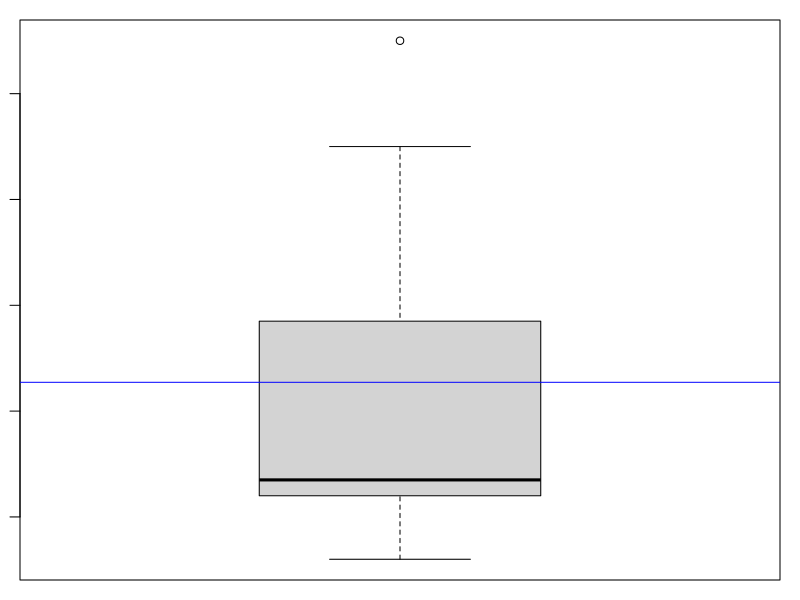
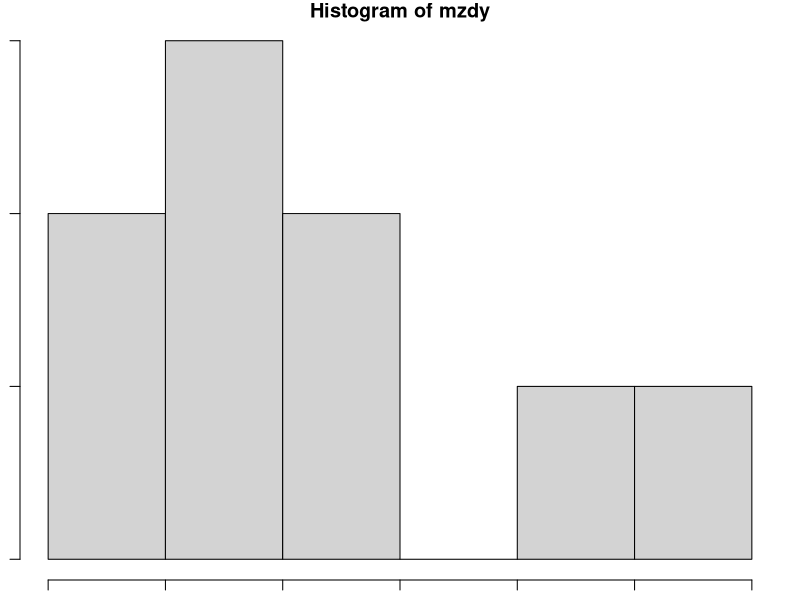
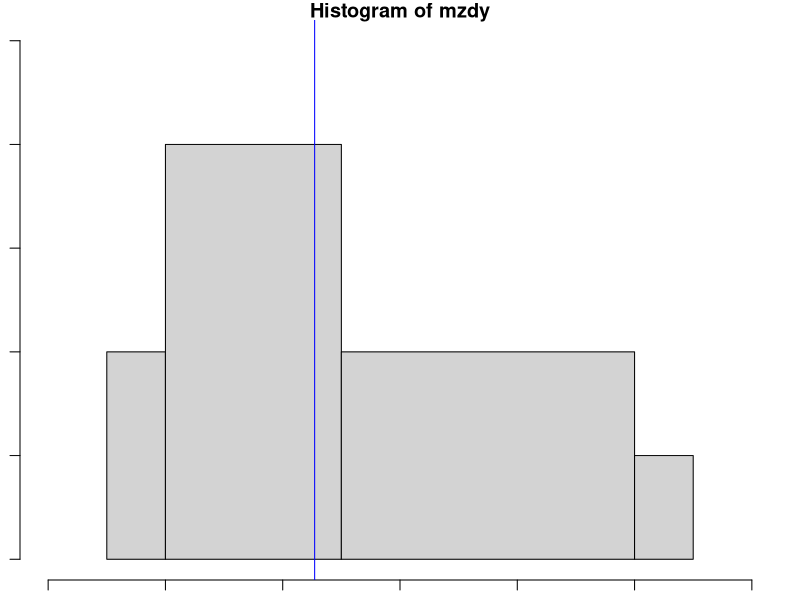
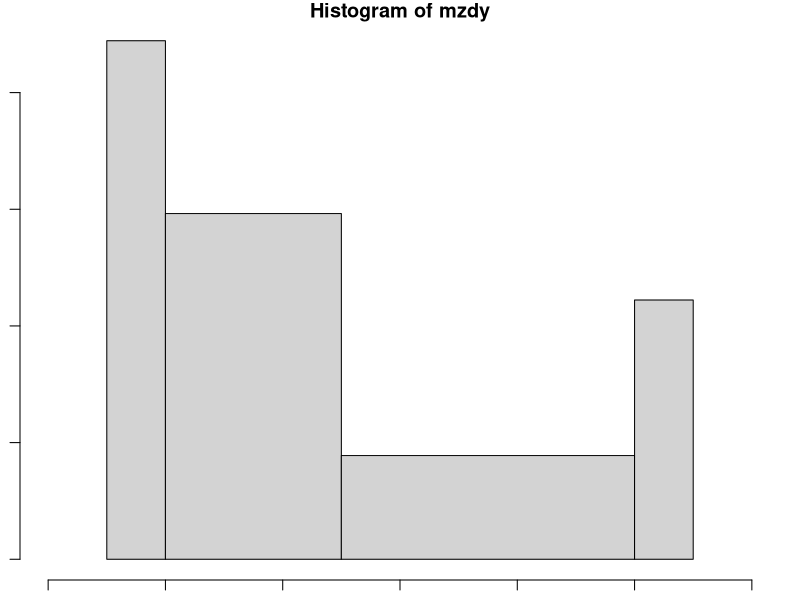
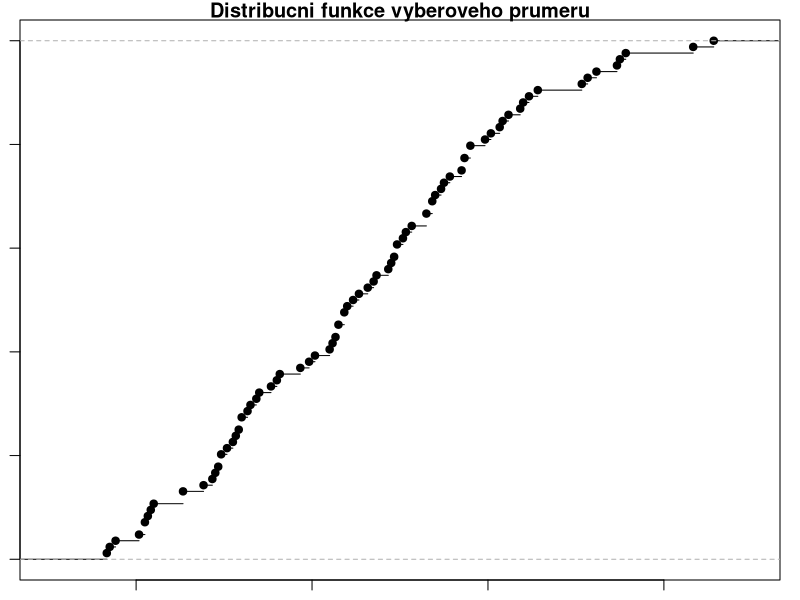
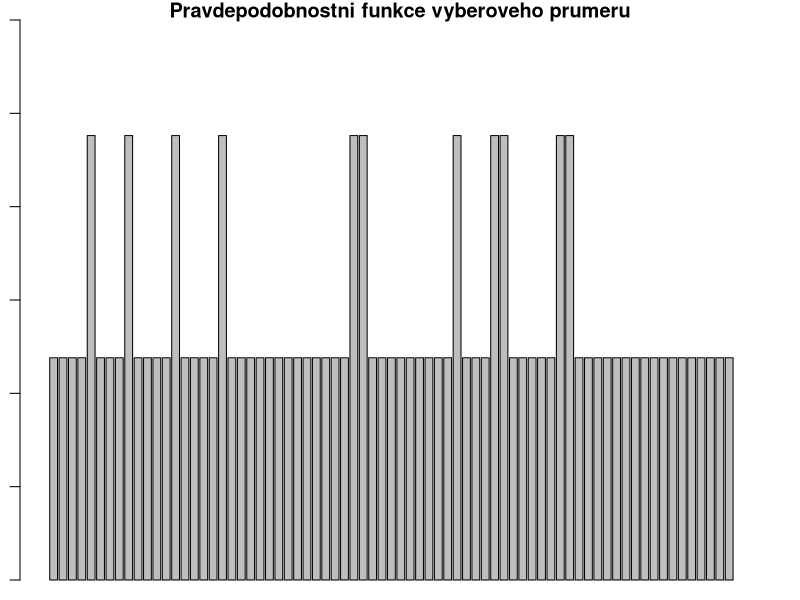
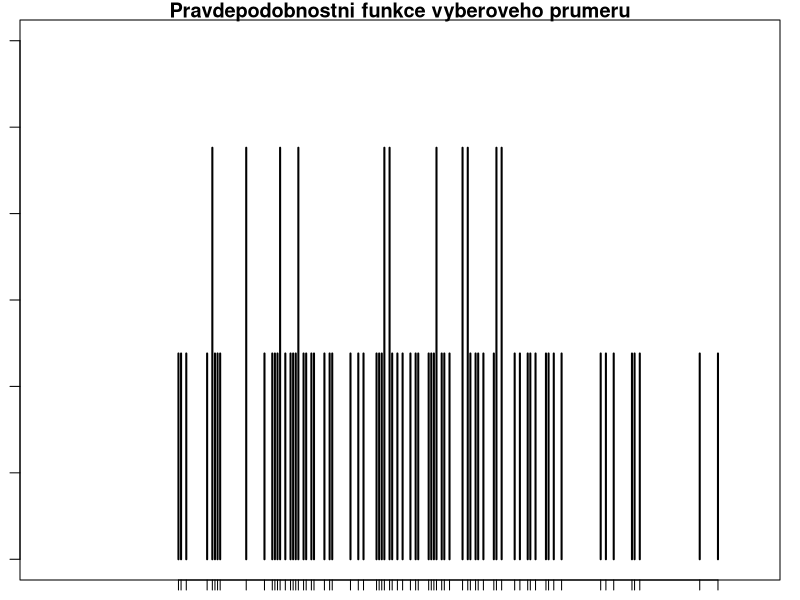
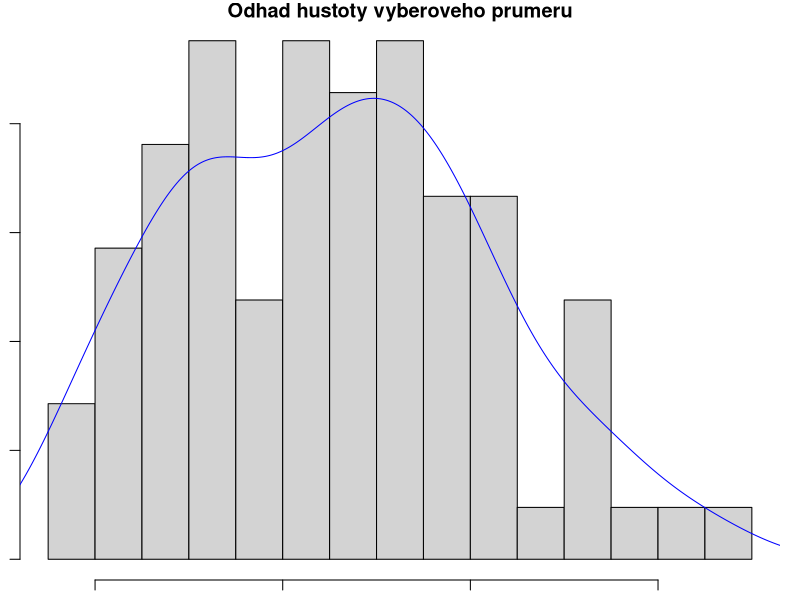

Here is the R script that generated these plots, in order: (Note: this script raises an error after producing the figures.)
# Teoreticke rozdeleni vyberoveho prumeru
# Soubor z 1. prednasky, hrube mzdy 9 pracovniku
mzdy=c(12,14,24,25,27,50,57,90,110)
# Popisne statistiky, rozlozeni mezd
summary(mzdy)
var(mzdy)
sd(mzdy)
# Kvantily - vypocet zalozeny pres empirickou districni funkci
quantile(mzdy,probs=seq(0,1,by=0.10),type=4)
quantile(mzdy,probs=seq(0,1,by=0.05),type=4)
# Vypocet populacnich charakteristik
# Populacni prumer
PopMean=mean(mzdy)
PopMean
# Populacni uhrn
PopSum=sum(mzdy)
PopSum
# Populacni roztyl
PopVar=var(mzdy)
# Velikost populace N
N=length(mzdy)
N
# Jak vypocitat populacni rozptyl s velikosti populace N v jmenovateli
# Funkce var() pocita vyberovy rozptyl, tj. jmenovatel je (N-1)
var(mzdy)*(length(mzdy)-1)/length(mzdy)
# Rozpyl je vyrazne mensi
var(mzdy)
# Podil rozptylu mezd a vyberoveho rozptylu
(length(mzdy)-1)/length(mzdy)
# Pro velke populace (N=1000 a vice) je to lze zanedbat
# Par grafu
# Boxplot
graphics.off()
par(mar=c(1,1,1,1))
boxplot(mzdy)
abline(h=PopMean,col="blue")


# Histogram
# Absolutni cetnosti
graphics.off()
 par(mar=c(1,1,1,1))
hist(mzdy)
graphics.off()
 par(mar=c(1,1,1,1))
hist(mzdy,breaks=c(10,20,50,100,110),xlim=c(0,120),ylim=c(0,5),freq=T)
abline(v=PopMean,col="blue")

# Odhad hustoty mezd, nejsou to relativni cetnosti jednotlivych intervalu
hist(mzdy,breaks=c(10,20,50,100,110),xlim=c(0,120),freq=F)

# Teoreticke rozdeleni vyberoveho prumeru 
# Jen prosty nahodny vyber bez vraceni
# Urcime velikost populace N
N=length(mzdy)
# Rozsah vyberu zvolime 3
n=3
# Vygenerujeme individualni mzdy vsech trojic ruznych pracovniku
combn(mzdy,n)
# Spocteme vyberove prumery mezd techto trojic ruznych pracovniku
combn(mzdy,n,FUN=mean)
# Kolik je tech trojic?
choose(N,n)
length(combn(mzdy,n,FUN=mean))
# Distribucni funkce vyberoveho prumeru
graphics.off()

 par(mar=c(1,1,1,1))
plot(ecdf(combn(mzdy,n,FUN=mean)),xlim=c(10,90),main="Distribucni funkce vyberoveho prumeru",ylab="Distr. funkce F",xlab="Mzda (tis. Kc)")

# Pravdepodobnosti funkce P pro vyberovy prumer
# Vypocet cetnosti ruznych hodnot vyberovych prumeru
#absolutni cetnosti 
table(combn(mzdy,n,FUN=mean))
# jake ruzne hodnoty vyberovych prumeru dostaneme?
unique(combn(mzdy,n,FUN=mean))
# kolik ruznych hodnot vyberoveho prumeru dostaneme?
length(unique(combn(mzdy,n,FUN=mean)))
#relativni cetnosti (pravdepodobnostni funkce P)
prop.table(table(combn(mzdy,n,FUN=mean)))
table(combn(mzdy,n,FUN=mean))/length(combn(mzdy,n,FUN=mean))

# Standardni grafy pro diskretni nahodne veliciny nefunguji dobre kvuli velkemu poctu hodnot ruznych vyberovych prumeru
graphics.off()
 par(mar=c(1,1,1,1))
barplot(prop.table(table(combn(mzdy,n,FUN=mean))),xlim=c(0,90),ylim=c(0,0.03),width=1,main="Pravdepodobnostni funkce vyberoveho prumeru"
,xlab="Vyb. prumer mzdy (tis. Kc)",ylab="P(x)")
# Trochu lepsi
graphics.off()
 par(mar=c(1,1,1,1))
plot(prop.table(table(combn(mzdy,n,FUN=mean))),ylim=c(0,0.03),xlim=c(0,90),type="h",main="Pravdepodobnostni funkce vyberoveho prumeru"
,xlab="Vyb. prumer mzdy (tis. Kc)",ylab="P(x)")
graphics.off()
 par(mar=c(1,1,1,1))
hist(combn(mzdy,n,FUN=mean),breaks=seq(15,90,by=5),freq=F,main="Odhad hustoty vyberoveho prumeru")
lines(density(combn(mzdy,n,FUN=mean)),col="blue")
# Pro rychly prehled je lepsi histogram
# Modra krivka je jadrovy odhad hustoty, jedna se o neparametricky (nepredpodkladame tvar rozdelen mezd) spojite hustoty
graphics.off()
 par(mar=c(1,1,1,1))
hist(combn(mzdy,n,FUN=mean),breaks=seq(15,90,by=5),freq=F,main="Odhad hustoty vyberoveho prumeru"
,xlab="Vyb. prumer mzdy (tis. Kc)",ylab="f(x)")
lines(density(combn(mzdy,n,FUN=mean)),col="blue")

# Stredni hodnota vyberovych prumeru
mean(combn(mzdy,n,FUN=mean))
# Rozptyl vyberovych prumeru
var(combn(mzdy,n,FUN=mean))*(length(combn(mzdy,n,FUN=mean))-1)/length(combn(mzdy,n,FUN=mean))

## Odhad relativni cetnosti
## Zajima nasm podil pracovniku s mzdou aspon 50 tis. Kc
mzdy50avic=ifelse(mzdy>=50,1,0)
mzdy
mzdy50avic
# populacni relativni cetnost
pi=mean(mzdy50avic)
# rozsah vyberu n=4
n=4
# velikost populace
N=length(mzdy50avic)
N
# jake rozdeleni ma pocet prac. s mzdou aspon 50 tis. Kc, pokud vybirame n=4
# M: pocet pracovniku s mzdou aspon 50 tis. Kc
M=sum(mzdy50avic)
M

# pravdepodobnostni rozdeleni podily pracovniku s mzdou aspon 50 tis. Kc mezi 4 nahodne vybranymi ruznymi pracovniky
graphics.off()
 par("mar")
 par(mar=c(1,1,1,1))
plot((0:min(n,M))/n,dhyper(0:min(n,M),M,N-M,n),xlab="x",ylab="P(p=x)",main="Pravdepodobnostni funkce odhadu rel. cetnosti p",ylim=c(0,0.5),xlim=c(0,1),type="h")
# Distribucni funkce depodobnostni rozdeleni podily pracovniku s mzdou aspon 50 mezi 4 nahodne vybranymi ruznymi pracovniky
graphics.off()
 par("mar")
 par(mar=c(1,1,1,1))
plot((0:min(n,M))/n,phyper(0:min(n,M),M,N-M,n),xlab="x",ylab="P(p<=x)",main="Pravdepodobnostni funkce odhadu rel. cetnosti p",ylim=c(0,1),xlim=c(0,1),type="s")

# Jak byste nasli presne rozdeleni vyberoveho uhrnu (celkove mzdy) pro prosty nahodny vyber bez vraceni o rozsahu n=4?

# Odhad relativni cetnosti
# Exit poll (pruzkum volicu opoustejici volebni mistostnost)
# Volby do senatu 2024, 1. kolo: 20.-21.9.2024, obvod Praha 17
kandidati=c("Cimprichova","Fischer","Tylova","Urban","Hula","Stastny")
hlasy=c(371,15658,3651,1270,562,7664)
# Favoritem voleb je byvaly diplomat a prezidentsky kandidat Pavel Fischer
# Odhadl by exit poll nahodne vybranych sto volicu opoustejicich volebni mistnost, ze vyhraje?
# Vytvorime zakladni soubor
VysledkyVoleb=rep(kandidati,times=hlasy)
# Pocty ziskanych hlasu
table(VysledkyVoleb=rep(kandidati,times=hlasy))
# Podily ziskanych hlasu
prop.table(table(VysledkyVoleb=rep(kandidati,times=hlasy)))
round(prop.table(table(VysledkyVoleb=rep(kandidati,times=hlasy))),3)
# Podil hlasu pro P. Fischera
pi=sum(ifelse(VysledkyVoleb=="Fischer",1,0))/length(VysledkyVoleb)
pi
# Nasimulujeme si 100 000 vyberu o rozsahu n=100
n=100
NRep=100000
#Vektor pro odhady rel. cetnosti p, inicializace
p=rep(0,NRep)
for (i in 1:NRep) {
y=sample(VysledkyVoleb,n,replace=F)
p[i]=mean(ifelse(y=="Fischer",1,0))
}
# Urcime podil pripady,kdy na zaklade bodoveho odhadu chybne urcite, ze P. Fischer nevyhral v 1. kole
round(sum(ifelse(p<0.5,1,0))/NRep,4)
# Popisne statistiky
summary(p)
# Kvantily - vypocet zalozeny pres empirickou districni funkci
quantile(p,probs=seq(0,1,by=0.10),type=4)
quantile(p,probs=seq(0,1,by=0.05),type=4)
# Prezentujte vhodnymi grafy
# Pravdepodobnostni funkce/hustota/distribucni funkce

# Vyberovy prumer
# Data o kalifornskych strednich skolach - api
install.packages("survey")
library("survey")
# zpristupnit soubory
data(api)
# zakladni soubor vsech 6194 skol s aspon 100 studenti
# promenna api00, API (Academic Performance Index v roce 2000)
# Prosty nahodny vyber 100 skol
## posoudit simulaci presnost odhadu prumerneho API u skoly
## posoudit simulaci presnost odhadu podilu s skol s API pod 650 (cilova hodnota stanovena politiky)

# Data o kalifornych skolach jsou v dataframe apipop
summary(apipop)
# Vytvorime si dve populace
# vektor api00 obsahuje hodnoty API v roce 2000 vsech kalifornskych strednich skol
# vektor api00_pod650 obsahuje 0/1 promennou (1 skola ma API mene nez 650) vsech kalifornskych strednich skol

api00=apipop$api00
api00_pod650=ifelse(api00<650,1,0)

# Nastaveni rozsahu vyberu
n=100
# Urceni velikosti populace
N=length(api00)
# Pocet replikaci (nahodnych vyberu)
NRep=1000
# inicializace vektoru na ulozeni vysledku
api00prum=rep(0,NRep)
api00_pod650freq=rep(0,NRep)
# simulaci prumeru i rel. cetnosti udelame v 1 kroku
# Prikaz nize urci, ktere skoly vyberem
s=sample(N,n,replace=F)
# Hodnoty api00 vybranych skol
api00[s]
# Hodnoty api00_pod650 vybranych skol
api00_pod650[s]
# Simulace
for (i in 1:NRep) {
vybrano=sample(N,n,replace=F)
api00prum[i]=mean(api00[vybrano])
api00_pod650freq[i]=mean(api00_pod650[vybrano])
}
# Vyhodnoceni vysledku
mean(api00)
summary(api00prum)
mean(api00_pod650)
summary(api00_pod650freq)

## Prosty nahodny vyber bez vraceni
## Vycisteni dat
rm(list=ls())

## Pouzite R balicky
## sampling: metody vyberu, datove soubory
install.packages("sampling")
library("sampling")

## Pouzity datovy soubor MU284
## Data o 284 svedskych municipalitach
## 11 promennych z let 1985 a 1975
## Analyzovana promenna RMT85 prijmy rozpoctu municipality z obecnich dani (mil. SEK) v roce 1985
data(MU284)
RMT85=MU284$RMT85
## popisne statistiky, graf
summary(RMT85)
quantile(RMT85,probs=seq(0,1,by=0.05),type=4)
graphics.off()
par(mar=c(1,1,1,1))
boxplot(RMT85)

## Urceni velikosti populace
N=length(RMT85)


## 3 zpusoby vyberu
## standardni funkce sampling
rozs_vyb=20
set.seed(123)
s1=sample(N,rozs_vyb,replace="F")
MU284[s1,]
vyb1=RMT85[s1]
vyb1
## nebo primo
set.seed(123)
sample(RMT85,rozs_vyb,replace="F")

## balicek dplyr
install.packages("dplyr")
library("dplyr")
# vyber 5 municipalit
## Nefunguje pro vyber z vektoru
sample_n(RMT85,size=5,replace="F")
## Musime vybrat z data.frame
sample_n(MU284,size=5,replace="F")
#vyber 10 % municipalit
sample_frac(MU284,size=0.1,replace="F")

## pomoci balicky sampling
## funkce srswor (simple random sampling without replacement)
## vektor pro celou populaci: 1 vybrano, 0 nevybrano
set.seed(123)
s2=srswor(rozs_vyb,N)
## vyber municipalit, ktere byly vybrany
which(s2==1)

vyb2=RMT85[which(s2==1)]

## Odhad prumeru, rozptyl, standarni chyba, dvojstranne intervaly spolehlivosti
## 10% vyber municipalit
## Vycisteni dat
rm(list=ls())
## Analyzovana promenna RMT85 prijmy rozpoctu municipality z obecnich dani (mil. SEK) v roce 1985
data(MU284)
RMT85=MU284$RMT85

## Urceni rozsahu vyberu
N=length(RMT85)

## 10% vyber municipalit
0.1*N
floor(0.1*N)
ceiling(0.1*N)

## urceni 10% rozsahu vyberu (setrime naklady)
n=floor(0.1*N)
n
## provedeme vyber
set.seed(123)

y_RMT85=sample(RMT85,n,replace="F")

## odhad prumerych rozpoctovych prijmu municipality z obecnich dani (mil. SEK) v roce 1985

prum_est=mean(y_RMT85)

## Pop. prumer

prum_RMT85=mean(RMT85)

## Srovnani odhadu s pop. prumerem
prum_est
prum_RMT85

## odhad rozptylu
var_prum_est=(1-n/N)*var(y_RMT85)/n
var_prum_est

## standard error
stderr_prum_est=sqrt(var_prum_est)
stderr_prum_est

## 100(1-alfa) procentni oboustranne intervaly spolehlivosti
## 95% interval spolehlivosti
alfa=0.05
spol=1-alfa/2
## ci_delta , polovina sirky oboustranneho intervalu spolehlivosti
ci_delta=qt(spol,n-1)*sqrt(var_prum_est)
prum_CI=c(prum_est-ci_delta,prum_est+ci_delta)
names(prum_CI)=c("dolni mez","horni mez")
prum_CI




## druhy zpusob: pomoci balicku survey
## instalace a nactani balicku
## survey: metody odhadu a vyberu, datove soubory
install.packages("survey")
library("survey")

## z vyberu je nutne udelat dataframe
## tvori promenne z vyberu
## fpc (finite population correction) velikost populace pro kazdou jednotku z vyberu, pro prosty nahodny vyber vzdy N
## weights (vahy = 1/pravdepodobnost zahrnuti do vyberu, pro prosty nahodny vyber N/n)
vyber=data.frame(y_RMT85,weights=rep(N/n,times=n),fpc=rep(N,times=n))
names(vyber)=c("RMT85","weights","fpc")

vyber
summary(vyber)

## Pro vyber je treba definovat objekt svydesign - tam rikam, jaky jsme pouzili vyber, zda pouzivame pomocne promenne, oblasti (strata) atd.)
sd1=svydesign(id=~1,weights=~weights,fpc=~fpc,data=vyber)

## Bodovy odhad prumeru promenne RMT85 a std. error, promenna a pak nazev objektu svydesing
smean=svymean(~RMT85,sd1)
smean
## shoda s presnymi vzorci

## priblizne oboustranne 95% intervaly spolehlivosti - obecne
confint(smean,level=0.95,df=n-1)
## shoda s presnymi vzorci

## Lze pouzit i pro uhrn, funkce svytotal


## odhadnete prumerne rozpoctove prijmy municipality v roce 1985
## pomoci 10% vyberu
## 1. strategie - vybirejte z cele populace 284 jednotek
## 2. strategie - municipality s extremne velkymi prijem (3 mld. SEK a vice) vybrat s pravdepodobnosti 1, ze zbytku provest prosty nahodny vyber
## 2. strategie: rozdeleni populace MU284 na dve casti
which(RMT85>=3000)
which(RMT85<3000)

RMT85[which(RMT85>=3000)]
RMT85[which(RMT85<3000)]
## Porovnat pomoci simulace (1000 vyberu tyto strategie)

## 2. strategie: rozdeleni populace MU284 na dve casti
## Populace velkych mest a jeji velikost
PVelkeRMT85=RMT85[which(RMT85>=3000)]
NVelke=length(PVelkeRMT85)
NVelke
## Populace ostatnich mest a jeji velikost
POstRMT85=RMT85[which(RMT85<3000)]
NOst=length(POstRMT85)
NOst
# Urceni rozsahu vyberu
# Populaci velkych mest vyberu celou
nVelke=NVelke
nVelke
nOst=floor(0.1*N)-nVelke
nOst

## Odhad prumeru dostaneme jako odhad uhrun (sectou se odhady za velka a ostani mesta)
## Podeli se to celkovym poctem municipalit N=284
## Pocet replikaci
NRep=5000
prum2st=rep(0,NRep)
##
for (i in 1:NRep) {
vybrano=sample(POstRMT85,nOst,replace=F)
prumVel=mean(PVelkeRMT85)
prumOst=mean(vybrano)
prum2st[i]=(NVelke*prumVel+NOst*prumOst)/(N)
}
summary(prum2st)
mean(RMT85)




## Relativni cetnost
## lze vyuzit vzorce pro prumer pro vektor s 0-1 promennymi.
## 2. kolo senatnich voleb 2024 v obvodu Praha 2
## prof. M. Barta ziskal 6352 hlasu
## MUDr. M. Hilser ziskal 5298 hlasu
## Vycisteni dat
rm(list=ls())
## Vytvoreni populace ziskanych hlasu pro exit poll: 1 hlas prof. M. Barta, 0 hlas MUDr. Hilser
kolo2Pop=rep(c(1,0),times=c(6352,5298))
sum(kolo2Pop)
## Populacni podil p, podil hlasu pro prof. Bartu
p=mean(kolo2Pop)
p
## Urceni velikosti populace N
N=length(kolo2Pop)
N
## exit poll 100 volicu
n=100
## provedeme vyber
set.seed(123)

s_poll2kolo=sample(kolo2Pop,n,replace="F")

## odhad ziskanych hlasu pro prof. Bartu
p_est=mean(s_poll2kolo)



## Srovnani odhadu s pop. prumerem
p_est
p

## odhad rozptylu
## proc davaji oba vzorce stejny vysledek?
(1-n/N)*var(s_poll2kolo)/n
(1-n/N)*p_est*(1-p_est)/(n-1)

## vypocet odhadu rozptylu
var_p_est=(1-n/N)*var(s_poll2kolo)/n
var_p_est

## standard error
stderr_p_est=sqrt(var_p_est)
stderr_p_est

## 100(1-alfa) procentni oboustranne intervaly spolehlivosti
## 95% interval spolehlivosti
alfa=0.05
spol=1-alfa/2
## ci_delta , polovina sirky oboustranneho intervalu spolehlivosti
ci_delta=qt(spol,n-1)*sqrt(var_p_est)
prum_CI=c(p_est-ci_delta,p_est+ci_delta)
names(prum_CI)=c("dolni mez","horni mez")
prum_CI

## odhad p pomoci balicku survey
library("survey")
## tvorba dataframe z vyberoveho souboru
vyber2=data.frame(s_poll2kolo,weights=rep(N/n,times=n),fpc=rep(N,times=n))
names(vyber2)=c("proBartu","weights","fpc")
## Pro vyber je treba definovat objekt svydesign - tam rikam, jaky jsme pouzili vyber, zda pouzivame pomocne promenne, oblasti (strata) atd.)
sd2=svydesign(id=~1,weights=~weights,fpc=~fpc,data=vyber2)

## Bodovy odhad prumeru promenne RMT85 a std. error, promenna a pak nazev objektu svydesing
smean2=svymean(~proBartu,sd2)
smean2
## shoda s presnymi vzorci

## priblizne oboustranne 95% intervaly spolehlivosti - obecne
confint(smean2,level=0.95,df=n-1)
## shoda s presnymi vzorci

## Navrhnete simulaci, zda pro n=100 95% intervaly spolehlivosti dodrzuji tuto 95% spolehlivost
## Pocet provedenych vyberu (replikaci nastavte na 5000)
NRep=5000
## CI_p: 1 - populacni podil p se pro dany vyber nachazi v asympot. intervalu spol., 0 jinak
CI_p=rep(0,times=NRep)
## 95% interval spolehlivosti
alfa=0.05
spol=1-alfa/2



## Simulace
set.seed(321)


## Simulace
for (i in 1:NRep) {
vybrano=sample(kolo2Pop,n,replace=F)
p_est=mean(vybrano)
CI_p[i]=ifelse(abs(p_est-p)<qt(spol,n-1)*sqrt((1-n/N)*var(s_poll2kolo)/n),1,0)
}
## Vyhodnoceni vysledku
mean(CI_p)


# urceni rozsahu vyberu pro pozadovanou presnost pro oboustranny interval spolehlivosti
# Pouze pro rel. cetnost:
# delta: pozadovana presnost (pulka sirka intervalu, presnost plus minus delta)
# kvantil_z: 1-alfa/2 kvantil normovaneho normalniho rozdeleni
# sigma2: rozptyl odhadovane promenne
# velikost populace

# Urcete minimalni rozsah vyberu exit pollu, pokud chceme se spolehlivosti 95% odhadnout pop. podil volicu prof. Barty s presnosti 2 proc. body
delta=0.02
alfa=0.05
spol=1-alfa/2
# proc pouzivame normovane normalni rozdeleni a ne t-rozdeleni
kvantil_z=qnorm(spol)
kvantil_z
# pro sigma2 musime mit apriorni info o podilu p
# proc volime hodnotu 0.5 v druhem kole?
p_prior=0.5
sigma2=p_prior*(1-p_prior)
n=1/(delta*delta/(kvantil_z*kvantil_z*sigma2)+1/N)
# jak byste zaoukrohlili vypocteny rozsah vyberu?
# nahoru, kdyby vyslo n=24.6, tak vyber n=24 neda pozadovanou minimalni presnost delta
n=ceiling(1/(delta*delta/(kvantil_z*kvantil_z*sigma2)+1/N))
n
# pomoci simulace posudte, v kolika procentech pripadu spravne odhadneme vitezstvi prof. Barty
# a zda bude dodrzena sirka intervalu spolehlivosti
# pocet replikaci
NRep=1000
# Pro vysledky
ProBartuOK=rep(0,NRep)
SirkaCI=rep(0,NRep)

for (i in 1:NRep) {
vybrano=sample(kolo2Pop,n,replace=F)
p_est=mean(vybrano)
ProBartuOK[i]=ifelse(p_est>0.5,1,0)
SirkaCI[i]=qt(spol,n-1)*sqrt((1-n/N)*var(vybrano)/n)
}
# podil spravne odhadnuteho vitezstvi prof. Barty
mean(ProBartuOK)
# dodrzeni sirky intervalu
mean(ifelse(SirkaCI>delta,0,1))
summary(SirkaCI)
